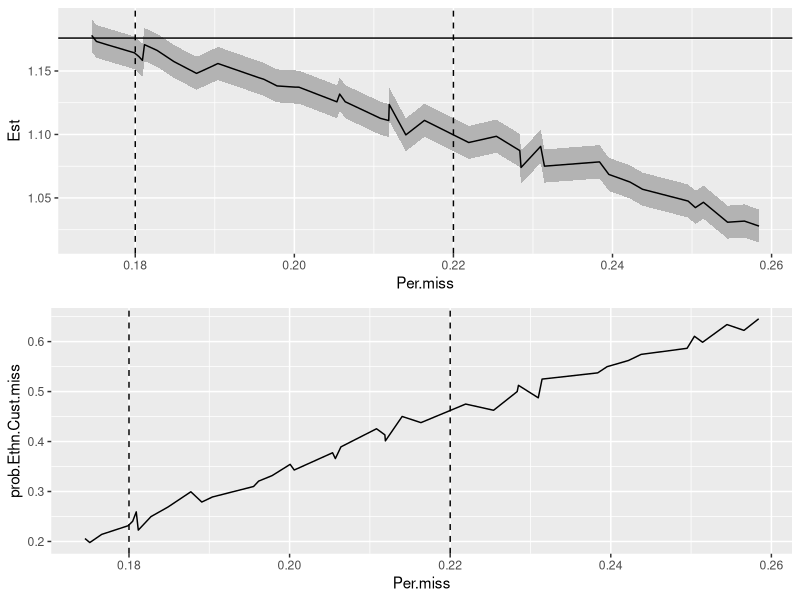
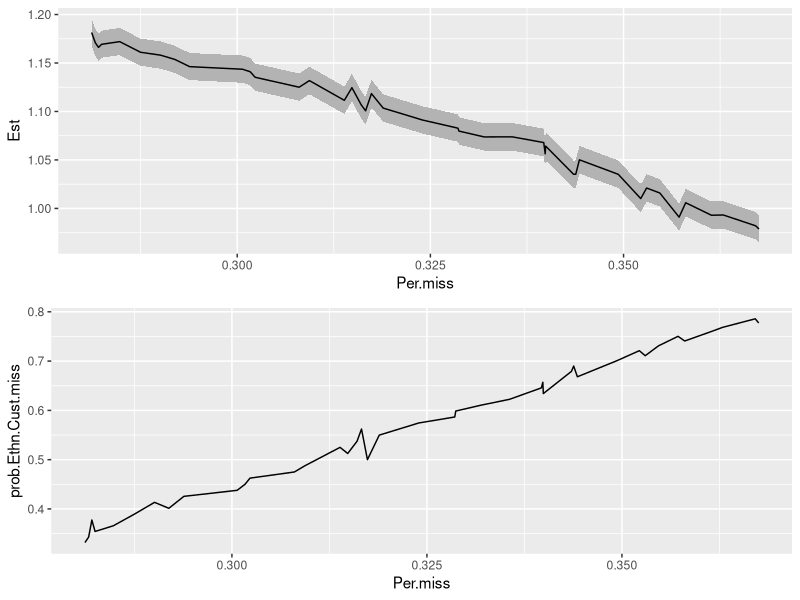

Write R code to recreate these figures, in order.
## ---- chunk 1
knitr::opts_chunk$set(echo = TRUE)
library(arm)
library(mice)
library(ggplot2)
library(car)
library(dplyr)
library(purrr)
library(forcats)
library(gridExtra)
setwd("~/Dropbox (LSE Statistics)/Sentencing Disparities/Methods festival")
## ---- chunk 2
ReMF.dat<- read.csv("ReMF_original.csv",
                       header=T,stringsAsFactors = T)
#head(ReMF.dat)
## ---- chunk 3
# relevel Prev_Convictions
ReMF.dat <- ReMF.dat %>% mutate(Prev_Convictions = 
          fct_relevel(Prev_Convictions, 
          c("None","1 to 3","4 to 9","10 or more")))

# remove Sentence_Length
ReMF.dat <- dplyr::select(ReMF.dat,-c(Sentence_Length))
## ---- chunk 4
ReMF.dat <- ReMF.dat %>%
  mutate(Age_Cont = Age_Cont - mean(Age_Cont))
## ---- chunk 5
Cust.benchmark <- glm(Custody~.,data=ReMF.dat)

#summary(Cust.benchmark)
## ---- chunk 6
ci.tab<-function(vec,Miss=1,Cust=0,Ethn=0,Inter=0){
  #default values are miss=1, 
  #Cust=Ethn=Inter=0 means there is 
  #no parameter for the missingness model
 ret.tab <- c(vec[1]-2*vec[2],vec[1],
      vec[1]+2*vec[2])
 ret.tab <- exp(ret.tab)
 #If you want output on the log(OR) scale, comment the line above
 ret.tab <-c(ret.tab,c(Miss, Cust, Ethn, Inter))
 ret.tab <- as.data.frame(t(ret.tab))
  colnames(ret.tab) = c("Lower 95% CI", "Est","Upper 95% CI",
                        "Miss","Cust","Ethn","Inter")
  ret.tab
}
#Miss=1, no missing
#Miss=2, MCAR
#Miss=3, MAR
#Miss=4, MNAR
## ---- chunk 7
Ethn.Cust.benchmark <- 
  summary(Cust.benchmark)$coefficients[4,1:2] 
#the 4th row corresponds to ethnicity and 
#the 1,2 columns are the estimate and its sd

Ethn.Cust.benchmark.tab <- ci.tab(Ethn.Cust.benchmark)
Ethn.Cust.benchmark.tab

## ---- chunk 8
#parameter that governs the percentage of missingness
per.miss <- 0.2

#generate the missing data indicator
MCAR <- rbinom(n=nrow(ReMF.dat),size=1,prob=c(per.miss))
#sum(MCAR)/nrow(ReMF.dat) 
#should check that the % of missing is approximately correct

#now add NAs to create a missingness pattern
MCAR_ReMF.dat <- ReMF.dat %>%
  mutate(Ethnicity=ifelse(MCAR==1,NA,Ethnicity))
## ---- chunk 9
Cust.MCAR <- summary(glm(Custody~.,data=MCAR_ReMF.dat))
Ethn.Cust.MCAR <- Cust.MCAR$coefficients[4,1:2]

Ethn.Cust.MCAR.tab <- ci.tab(Ethn.Cust.MCAR, Miss=2)

rbind(Ethn.Cust.benchmark.tab,Ethn.Cust.MCAR.tab)
## ---- chunk 10
MM.Age_Cont <- -0.02
MM.MF_Remorse <- -0.20


#vector of probabilities that are associated with Age and remorse
pMAR <- with(ReMF.dat, invlogit(-1.3 + MM.Age_Cont*Age_Cont +
                   MM.MF_Remorse*MF_Remorse))

#missing data indicator
MAR <- rbinom(n = nrow(ReMF.dat), size = 1, prob = pMAR)
#sum(MAR)/nrow(ReMF.dat) 
#check that this is approx 0.2

MAR_ReMF.dat <- ReMF.dat %>%
  mutate(Ethnicity=ifelse(MAR==0,Ethnicity,NA))
## ---- chunk 11
Cust.MAR <- summary(glm(Custody~.,data=MAR_ReMF.dat))
Ethn.Cust.MAR <- Cust.MAR$coefficients[4,1:2]

Ethn.Cust.MAR.tab <- ci.tab(Ethn.Cust.MAR, Miss=3)
## ---- chunk 12
rbind(Ethn.Cust.benchmark.tab,Ethn.Cust.MCAR.tab,
      Ethn.Cust.MAR.tab)
## ---- chunk 13
MM.Ethn <- 0.2
MM.Cust <- -0.05
MM.Ethn.Cust <- 0.9
## ---- chunk 14
MNAR_intercept <- -1.55
## ---- chunk 15
#Ethn=1, Cust=1
invlogit(MNAR_intercept+MM.Cust+MM.Ethn+MM.Ethn.Cust)
#Ethn=1, Cust=0
invlogit(MNAR_intercept+MM.Ethn)
#Ethn=0, Cust=1
invlogit(MNAR_intercept+MM.Cust)
#Ethn=0, Cust=0
invlogit(MNAR_intercept)
## ---- chunk 16

pMNAR <- with(ReMF.dat,
             invlogit(MNAR_intercept + MM.Age_Cont*Age_Cont + 
                   MM.MF_Remorse*MF_Remorse +
                   MM.Cust*Custody + 
                   MM.Ethn*Ethnicity + 
                   MM.Ethn.Cust*Custody*Ethnicity))

#missing data indicator
MNAR <- rbinom(n = nrow(ReMF.dat), size = 1, prob = pMNAR)
#sum(MNAR)/nrow(ReMF.dat)

MNAR_ReMF.dat <- ReMF.dat %>%
  mutate(Ethnicity=ifelse(MNAR==0,Ethnicity,NA))

## ---- chunk 17
Cust.MNAR <- summary(glm(Custody~.,data=MNAR_ReMF.dat))
Ethn.Cust.MNAR <- Cust.MNAR$coefficients[4,1:2]

Ethn.Cust.MNAR.tab <- ci.tab(Ethn.Cust.MNAR, Miss=4, 
Cust = MM.Cust, Ethn = MM.Ethn, Inter = MM.Ethn.Cust)

Ethn.Cust.MNAR.tab
## ---- chunk 18
rbind(Ethn.Cust.benchmark.tab,Ethn.Cust.MCAR.tab,
      Ethn.Cust.MAR.tab,Ethn.Cust.MNAR.tab)
## ---- chunk 19
Cust.all.results <- rbind(Ethn.Cust.benchmark.tab,Ethn.Cust.MCAR.tab,
                          Ethn.Cust.MAR.tab,Ethn.Cust.MNAR.tab)
rownames(Cust.all.results) <- c("True","MCAR","MAR","MNAR")
Cust.all.results
## ---- chunk 20
MM.Ethn.Cust.Vec <- seq(0,2,by=0.05)
MM.Intercept <- (seq())

#to store the percentage missing so this remains "plausible"
store.per.miss <- rep(NA, length(MM.Ethn.Cust.Vec))

store.coeff.ethn <- c()

for(i in 1:length(MM.Ethn.Cust.Vec)){
  MM.Ethn.Cust <- MM.Ethn.Cust.Vec[i]
 pMNAR <- with(ReMF.dat,
             invlogit(MNAR_intercept + MM.Age_Cont*Age_Cont + 
                     MM.MF_Remorse*MF_Remorse +
                     MM.Cust*Custody + 
                     MM.Ethn*Ethnicity + 
                     MM.Ethn.Cust*Custody*Ethnicity))

#missing data indicator
MNAR <- rbinom(n = nrow(ReMF.dat), size = 1, prob = pMNAR)
store.per.miss[i] <- sum(MNAR)/nrow(ReMF.dat)

MNAR_ReMF.dat <- ReMF.dat %>%
  mutate(Ethnicity=ifelse(MNAR==0,Ethnicity,NA))

Cust.MNAR <- summary(glm(Custody~.,data=MNAR_ReMF.dat))
Ethn.Cust.MNAR <- Cust.MNAR$coefficients[4,1:2]

store.coeff.ethn <- rbind(store.coeff.ethn,ci.tab(Ethn.Cust.MNAR, Miss=4, 
                Cust = MM.Cust, Ethn = MM.Ethn, Inter = MM.Ethn.Cust))
}

##PLOTS

plot.coeff.miss <- ggplot(data=data.frame(Per.miss=store.per.miss,store.coeff.ethn),
                          aes(x=Per.miss)) +
                  geom_ribbon(aes(ymin=Lower.95..CI,
                                  ymax=Upper.95..CI), fill = "grey70")+
  geom_line(aes(y=Est)) +
  geom_hline(yintercept=Ethn.Cust.benchmark.tab$Est) +
  geom_vline(xintercept=c(0.18,0.22),linetype="dashed")
  

prob.Ethn.Cust.miss = with(store.coeff.ethn,
                      invlogit(MNAR_intercept+MM.Cust+
                                 MM.Ethn+Inter)) 


plot.per.miss <- ggplot(data=data.frame(prob.Ethn.Cust.miss=prob.Ethn.Cust.miss,
                                        Per.miss=store.per.miss),
                        aes(y=prob.Ethn.Cust.miss,x=Per.miss))+geom_line() +
                        geom_vline(xintercept=c(0.18,0.22),linetype="dashed")

grid.arrange(plot.coeff.miss, plot.per.miss, nrow = 2)
## ---- chunk 21

MNAR_intercept <- -0.9
MM.Ethn <- 0.3
MM.Cust <- -0.1
MM.Ethn.Cust <- 0.5
MM.Age_Cont <- -0.01
MM.MF_Remorse <- -0.30

MM.Ethn.Cust.Vec <- seq(0,2,by=0.05)
MM.Intercept <- (seq())

#to store the percentage missing so this remains "plausible"
store.per.miss <- rep(NA, length(MM.Ethn.Cust.Vec))

store.coeff.ethn <- c()

for(i in 1:length(MM.Ethn.Cust.Vec)){
  MM.Ethn.Cust <- MM.Ethn.Cust.Vec[i]
 pMNAR <- with(ReMF.dat,
             invlogit(MNAR_intercept + MM.Age_Cont*Age_Cont + 
                     MM.MF_Remorse*MF_Remorse +
                     MM.Cust*Custody + 
                     MM.Ethn*Ethnicity + 
                     MM.Ethn.Cust*Custody*Ethnicity))

#missing data indicator
MNAR <- rbinom(n = nrow(ReMF.dat), size = 1, prob = pMNAR)
store.per.miss[i] <- sum(MNAR)/nrow(ReMF.dat)

MNAR_ReMF.dat <- ReMF.dat %>%
  mutate(Ethnicity=ifelse(MNAR==0,Ethnicity,NA))

Cust.MNAR <- summary(glm(Custody~.,data=MNAR_ReMF.dat))
Ethn.Cust.MNAR <- Cust.MNAR$coefficients[4,1:2]

store.coeff.ethn <- rbind(store.coeff.ethn,ci.tab(Ethn.Cust.MNAR, Miss=4, 
                Cust = MM.Cust, Ethn = MM.Ethn, Inter = MM.Ethn.Cust))
}

##PLOTS

plot.coeff.miss <- ggplot(data=data.frame(Per.miss=store.per.miss,store.coeff.ethn),
                          aes(x=Per.miss)) +
                  geom_ribbon(aes(ymin=Lower.95..CI,
                                  ymax=Upper.95..CI), fill = "grey70")+
  geom_line(aes(y=Est)) +
  geom_hline(yintercept=Ethn.Cust.benchmark.tab$coefficient)# +
  #geom_vline(xintercept=c(0.18,0.22),linetype="dashed")

prob.Ethn.Cust.miss = with(store.coeff.ethn,
                      invlogit(MNAR_intercept+MM.Cust+
                                 MM.Ethn+Inter)) 


plot.per.miss <- ggplot(data=data.frame(prob.Ethn.Cust.miss=prob.Ethn.Cust.miss,
                                        Per.miss=store.per.miss),
                        aes(y=prob.Ethn.Cust.miss,x=Per.miss))+geom_line()# +
   #                     geom_vline(xintercept=c(0.18,0.22),linetype="dashed")

grid.arrange(plot.coeff.miss, plot.per.miss, nrow = 2)


## ---- chunk 22

Cust.all.results <- rbind(Ethn.Cust.benchmark.tab,Ethn.Cust.MCAR.tab,
                          Ethn.Cust.MAR.tab,Ethn.Cust.MNAR.tab)
rownames(Cust.all.results) <- c("True","MCAR","MAR","MNAR")
Cust.all.results
